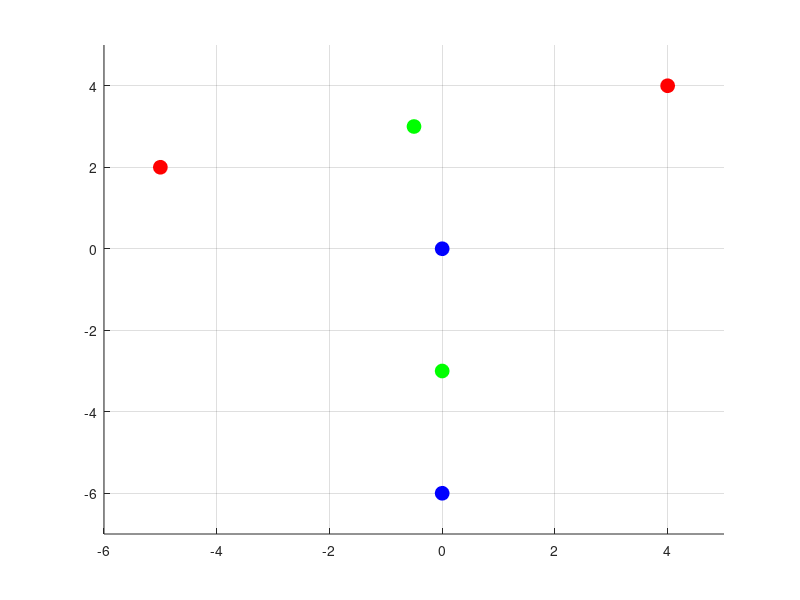

Source code (MATLAB):
%============================%
% Naive K-medians clustering %
%============================%

NORM = 1; % L1 or L2 norm
MAX_ITERATION = 500;

D = [0, -6;
     4, 4;
     0, 0;
     -5, 2];
k = 2;
cnt = size(D, 1);
cost = 999999999;
group_info = zeros(cnt, 1);
iterations = 0;

% Step1: Random select the representative points
%z = zeros(k, size(D, 2));
%D_rand = D;
%left_cnt = cnt;
%for i = 1:k
%    samp = randi(left_cnt);
%    z(i, :) = D_rand(samp, :);
%    D_rand = [D_rand(1:samp-1, :); D_rand(samp+1:end, :)];
%    left_cnt = size(D_rand, 1);
%end

% Step1: Random select the representative points
z(1, :) = [-5, 2];
z(2, :) = [0, -6];

while iterations < MAX_ITERATION
iterations = iterations + 1;
%disp("Iteration:");
%disp(iterations);

% Step2-1: Select group for all points that has minimum distance
for i = 1:cnt
    min_dist = 999999999;
    min_k = 0;
    for j = 1:k
        dist = vecnorm(D(i, :) - z(j, :), NORM);
        if dist < min_dist
            min_dist = dist;
            min_k = j;
        end
    end
    cost = cost + min_dist;
    group_info(i) = min_k;
end

% Step2-2: Find the best representatives of all groups
for j = 1:k    
    % Obtain group members
    M = [];
    for i = 1:cnt
        % Skip the group element that we are interested now
        if group_info(i) ~= j
            continue;
        end
        
        M = [M; D(i, :)];
    end
    
    % Find the centroid with median
    med_x = median(M(:, 1));
    med_y = median(M(:, 2));
    z(j, :) = [med_x, med_y];
end
end

disp("K-Medians result:");
disp(group_info);
disp("z (representatives)");
disp(z)

%=====================%
% Plotting the result %
%=====================%

x = D(:, 1);
y = D(:, 2);

figure;

% Loop through each row and plot the points with different colors based on group_info
hold on;
for i = 1:length(group_info)
    if group_info(i) == 1
        plot(x(i), y(i), 'ro', 'MarkerSize', 10, 'MarkerFaceColor', 'r'); % Red for group 1
    elseif group_info(i) == 2
        plot(x(i), y(i), 'bo', 'MarkerSize', 10, 'MarkerFaceColor', 'b'); % Blue for group 2
    end
end

cent_x = z(:, 1);
cent_y = z(:, 2);

for i = 1:k
    plot(cent_x(i), cent_y(i), 'go', 'MarkerSize', 10, 'MarkerFaceColor', 'g'); % Green for centroid
end

axis([min(x)-1 max(x)+1 min(y)-1 max(y)+1]);
grid on;
hold off;
